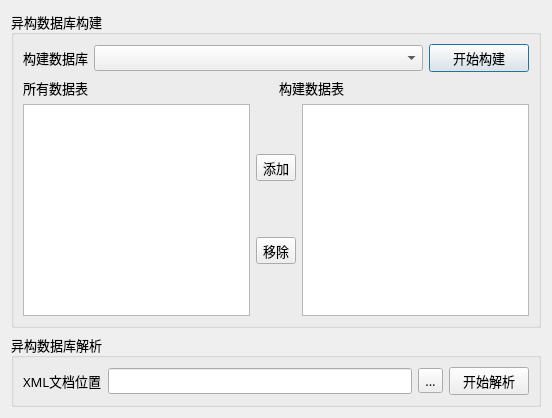
<?xml version="1.0" encoding="UTF-8"?>
<ui version="4.0">
 <class>HDBExchangeDlg</class>
 <widget class="QDialog" name="HDBExchangeDlg">
  <property name="geometry">
   <rect>
    <x>0</x>
    <y>0</y>
    <width>552</width>
    <height>418</height>
   </rect>
  </property>
  <property name="font">
   <font>
    <family>微软雅黑</family>
    <pointsize>10</pointsize>
   </font>
  </property>
  <property name="windowTitle">
   <string>异构数据库数据交换</string>
  </property>
  <layout class="QGridLayout" name="gridLayout_4">
   <item row="0" column="0">
    <widget class="QGroupBox" name="groupBox">
     <property name="title">
      <string>异构数据库构建</string>
     </property>
     <layout class="QGridLayout" name="gridLayout_5">
      <item row="0" column="0">
       <layout class="QHBoxLayout" name="horizontalLayout">
        <item>
         <widget class="QLabel" name="label">
          <property name="sizePolicy">
           <sizepolicy hsizetype="Fixed" vsizetype="Preferred">
            <horstretch>0</horstretch>
            <verstretch>0</verstretch>
           </sizepolicy>
          </property>
          <property name="text">
           <string>构建数据库</string>
          </property>
         </widget>
        </item>
        <item>
         <widget class="QComboBox" name="cbCreateDatabase"/>
        </item>
        <item>
         <widget class="QPushButton" name="pushButton_2">
          <property name="minimumSize">
           <size>
            <width>100</width>
            <height>0</height>
           </size>
          </property>
          <property name="maximumSize">
           <size>
            <width>100</width>
            <height>16777215</height>
           </size>
          </property>
          <property name="text">
           <string>开始构建</string>
          </property>
         </widget>
        </item>
       </layout>
      </item>
      <item row="1" column="0">
       <layout class="QHBoxLayout" name="horizontalLayout_5">
        <item>
         <widget class="QLabel" name="label_2">
          <property name="sizePolicy">
           <sizepolicy hsizetype="Preferred" vsizetype="Fixed">
            <horstretch>0</horstretch>
            <verstretch>0</verstretch>
           </sizepolicy>
          </property>
          <property name="text">
           <string>所有数据表</string>
          </property>
         </widget>
        </item>
        <item>
         <widget class="QLabel" name="label_4">
          <property name="text">
           <string>构建数据表</string>
          </property>
         </widget>
        </item>
       </layout>
      </item>
      <item row="2" column="0">
       <layout class="QHBoxLayout" name="horizontalLayout_2">
        <item>
         <widget class="QListWidget" name="listWidget"/>
        </item>
        <item>
         <layout class="QGridLayout" name="gridLayout">
          <item row="0" column="0">
           <widget class="QToolButton" name="tbadd">
            <property name="text">
             <string>添加</string>
            </property>
           </widget>
          </item>
          <item row="1" column="0">
           <widget class="QToolButton" name="tbdelete">
            <property name="text">
             <string>移除</string>
            </property>
           </widget>
          </item>
         </layout>
        </item>
        <item>
         <widget class="QListWidget" name="ResultListWidget"/>
        </item>
       </layout>
      </item>
     </layout>
    </widget>
   </item>
   <item row="1" column="0">
    <widget class="QGroupBox" name="groupBox_2">
     <property name="title">
      <string>异构数据库解析</string>
     </property>
     <layout class="QGridLayout" name="gridLayout_2">
      <item row="0" column="1">
       <widget class="QLineEdit" name="lineEdit"/>
      </item>
      <item row="0" column="2">
       <widget class="QToolButton" name="toolButton">
        <property name="text">
         <string>...</string>
        </property>
       </widget>
      </item>
      <item row="0" column="0">
       <widget class="QLabel" name="label_3">
        <property name="text">
         <string>XML文档位置</string>
        </property>
       </widget>
      </item>
      <item row="0" column="3">
       <widget class="QPushButton" name="pushButton">
        <property name="text">
         <string>开始解析</string>
        </property>
       </widget>
      </item>
     </layout>
     <zorder>label_3</zorder>
     <zorder>lineEdit</zorder>
     <zorder>toolButton</zorder>
     <zorder>pushButton</zorder>
    </widget>
   </item>
  </layout>
 </widget>
 <resources/>
 <connections/>
</ui>
